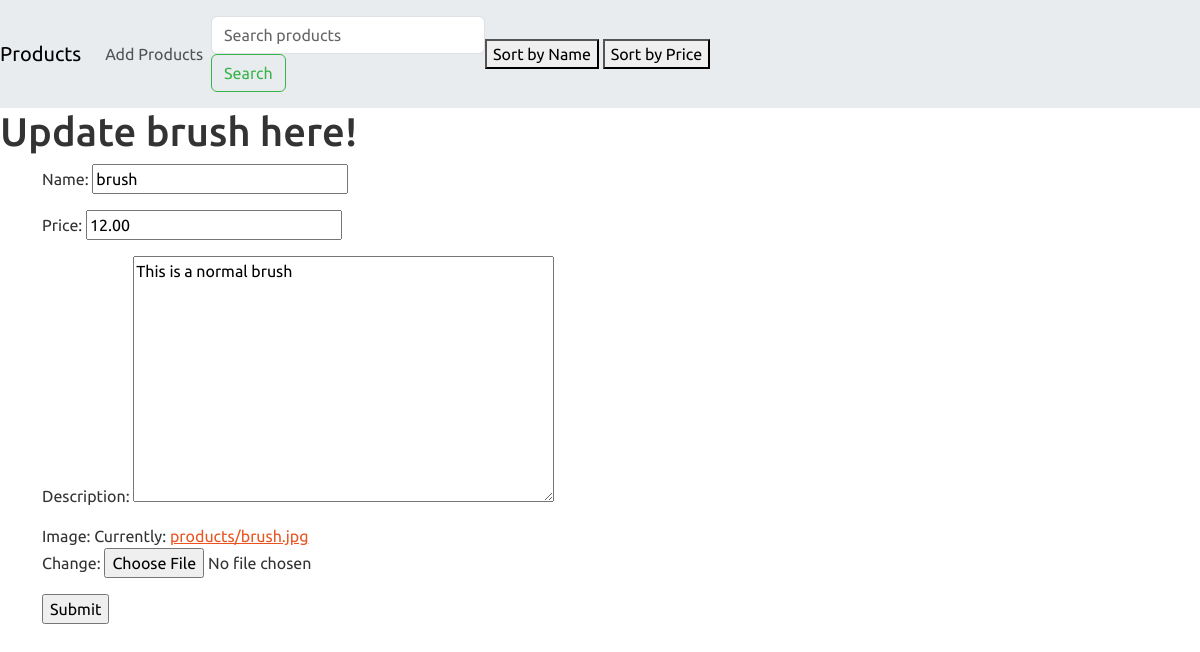
/edit/6, run on the app's committed database.
### ManageSys/models.py (models this page shows, shortened)
class Product(models.Model):
    name = models.CharField(max_length=100)
    price = models.DecimalField(max_digits=10, decimal_places=2)
    description = models.TextField()
    image = models.ImageField(upload_to="products/")

### ManageSys/views.py (the view)
# urls.py: path('edit/<int:product_id>', views.edit_product , name = 'edit_product' ),
def edit_product(request, product_id):
    product = get_object_or_404(Product, id=product_id)  # Fetch the product by ID
    form = ProductForm(request.POST or None, instance=product)  # Correctly initialize the form with the product instance
    if request.method == 'POST':
        if form.is_valid():  # Check if the form is valid
            form.save()  # Save the updated product
            return redirect('products')  # Redirect to the products list
    context = {'product': product, 'form': form}  # Prepare context for rendering
    return render(request, 'ManageSys/edit-product.html', context)  # Render the template

### ManageSys/forms.py
class ProductForm(forms.ModelForm):
    class Meta:
        model = Product
        fields = ['name', 'price', 'description' ,'image']

### ManageSys/templates/ManageSys/edit-product.html (shortened to what this page needs)
{% extends 'ManageSys/products.html' %}
{% block content %}
<html lang="en">
<head>
</head>
<body>
        <h1>Update {{product.name}} here!</h1>
        <div class="container">
            <form action="{% url 'edit_product' product.id %}" method = "POST">
                 {{form.as_p}}
                <input type="submit" value="Submit"/>
            </form>
        </div>
</body>
</html>
{% endblock %}

### static/css/productstyles.css (style rules this page uses)
body { font-family: Arial, sans-serif; margin: 20px; background-color: #f4f4f4; }
.container { max-width: 1200px; margin: 0 auto; display: flex; flex-wrap: wrap; gap: 20px; }

### data on the page
Product: name "brush", price "12.00", description "This is a normal brush"
